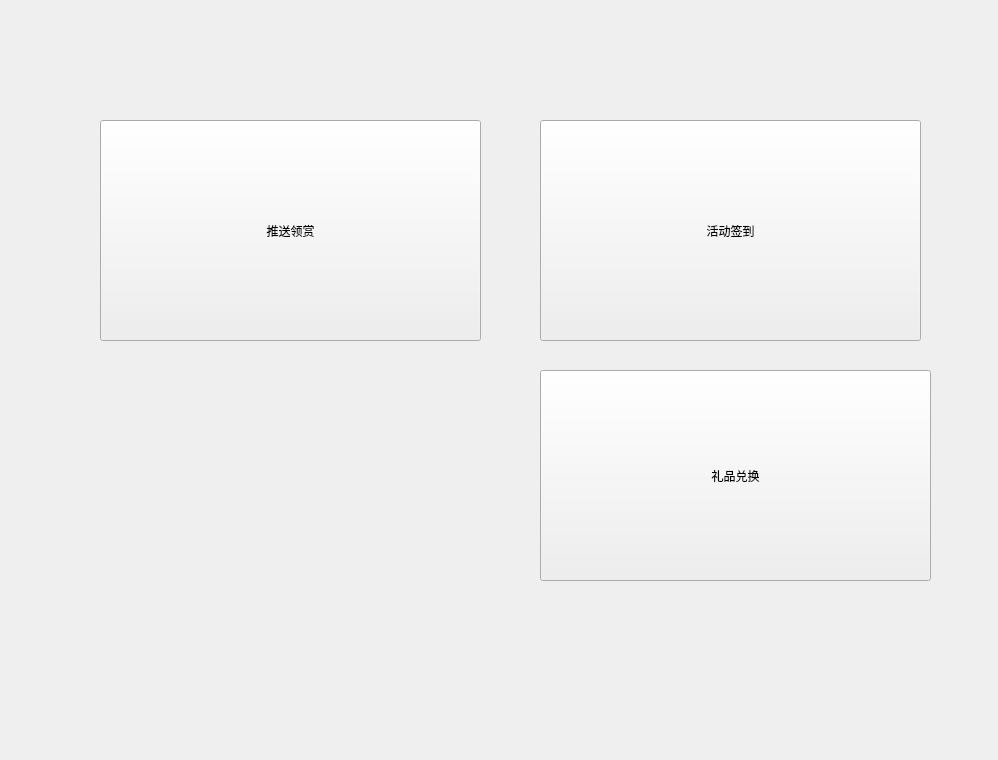
<?xml version="1.0" encoding="UTF-8"?>
<ui version="4.0">
 <class>MainWindow</class>
 <widget class="QMainWindow" name="MainWindow">
  <property name="geometry">
   <rect>
    <x>0</x>
    <y>0</y>
    <width>998</width>
    <height>760</height>
   </rect>
  </property>
  <property name="windowTitle">
   <string>MainWindow</string>
  </property>
  <widget class="QWidget" name="centralWidget">
   <widget class="QPushButton" name="pushButton">
    <property name="geometry">
     <rect>
      <x>100</x>
      <y>120</y>
      <width>381</width>
      <height>221</height>
     </rect>
    </property>
    <property name="text">
     <string>推送领赏</string>
    </property>
   </widget>
   <widget class="QPushButton" name="pushButton_2">
    <property name="geometry">
     <rect>
      <x>540</x>
      <y>120</y>
      <width>381</width>
      <height>221</height>
     </rect>
    </property>
    <property name="text">
     <string>活动签到</string>
    </property>
   </widget>
   <widget class="QPushButton" name="pushButton_3">
    <property name="geometry">
     <rect>
      <x>540</x>
      <y>370</y>
      <width>391</width>
      <height>211</height>
     </rect>
    </property>
    <property name="text">
     <string>礼品兑换</string>
    </property>
   </widget>
  </widget>
 </widget>
 <layoutdefault spacing="6" margin="11"/>
 <resources/>
 <connections/>
</ui>
